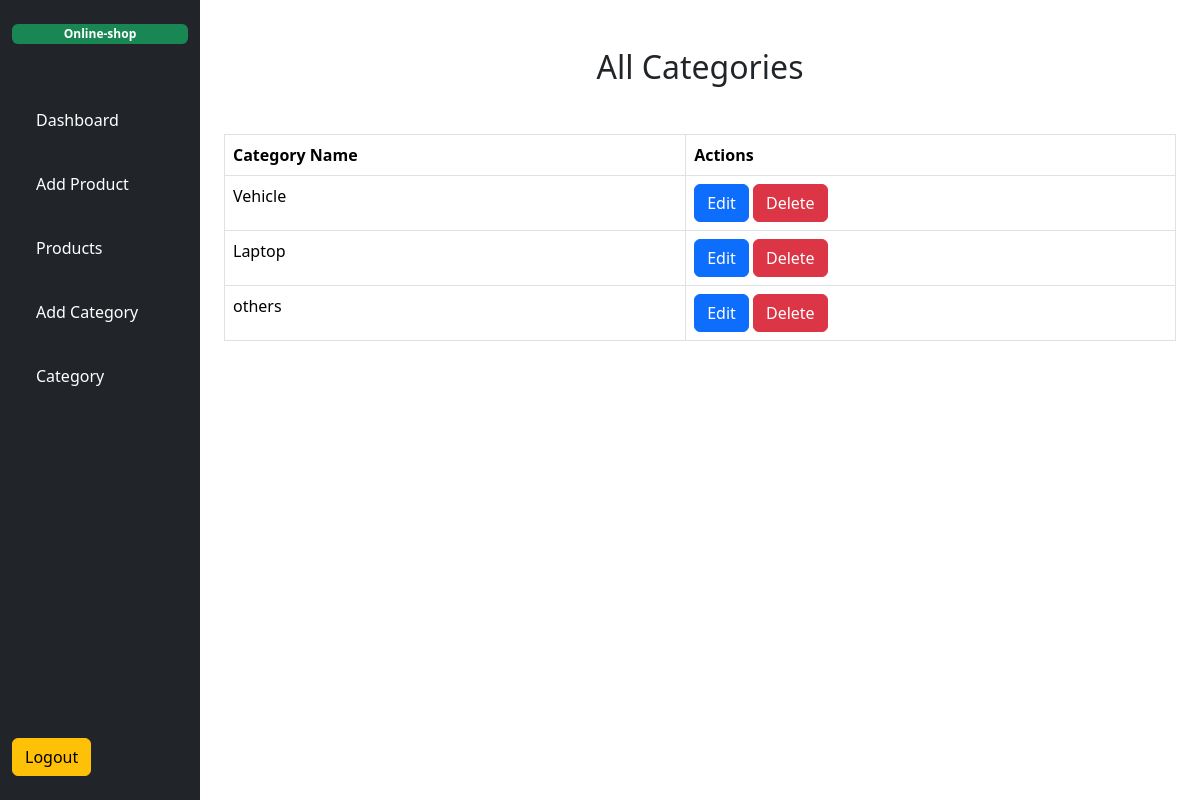
Page /product/categories/ (signed in) on the committed database.
### product/models.py (models this page shows, shortened)
class Category(models.Model):
    category_name = models.CharField(max_length=200)
    class Meta:
        verbose_name_plural = "Categories"
        ordering = ['id']

### accounts/auth.py (the view)
    def wrapper_func(request,*args,**kwargs):
        if request.user.is_staff:
            return func(request,*args,**kwargs)
        else:
            return redirect('home-page')

### accounts/auth.py (called while the page is built)
def admin_only(func):
    def wrapper_func(request,*args,**kwargs):
        if request.user.is_staff:
            return func(request,*args,**kwargs)
        else:
            return redirect('home-page')
    return wrapper_func

### product/views.py (called while the page is built)
@login_required
@admin_only
def get_all_cateogries(request):
    categories = Category.objects.all()
    return render(request, 'product/categories.html',{
        'categories': categories
    })

### product/templates/product/categories.html (shortened to what this page needs)
<!DOCTYPE html>
{% extends "base.html" %}
{% block main_content %}
    <div class="container">
      <h2 class="text-center my-5">All Categories</h2>
      <table class="table table-bordered">
        <thead>
          <tr>
            <th>Category Name</th>
            <th>Actions</th>
          </tr>
        </thead>
        <tbody>
          {% for item in categories %}
          <tr>
            <td>{{item.category_name}}</td>
            <td>
              <button class="btn btn-primary">Edit</button>
              <a href="{% url 'delete_category' item.id %}" class="btn btn-danger">Delete</a>
            </td>
          </tr>
          {% endfor %}
        </tbody>
      </table>
    </div>
{% endblock %}

### product/static/css/base.css (style rules this page uses)
* { margin: 0; padding: 0; box-sizing: border-box; }

### rows in the picture
Category: category_name "Vehicle"
Category: category_name "Laptop"
Category: category_name "others"
